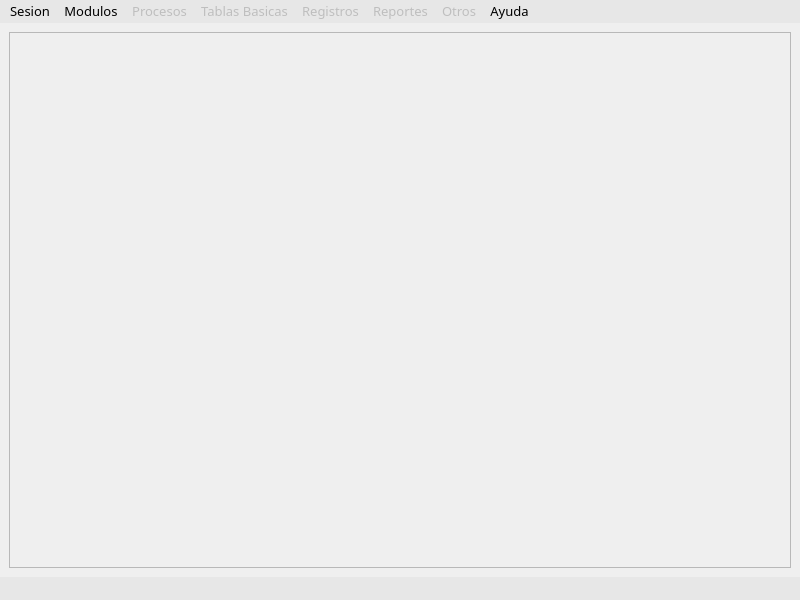
<?xml version="1.0" encoding="UTF-8"?>
<ui version="4.0">
 <class>prototipoClass</class>
 <widget class="QMainWindow" name="prototipoClass">
  <property name="geometry">
   <rect>
    <x>0</x>
    <y>0</y>
    <width>800</width>
    <height>600</height>
   </rect>
  </property>
  <property name="minimumSize">
   <size>
    <width>800</width>
    <height>600</height>
   </size>
  </property>
  <property name="font">
   <font>
    <family>Gill Sans MT</family>
    <pointsize>10</pointsize>
    <weight>50</weight>
    <italic>false</italic>
    <bold>false</bold>
   </font>
  </property>
  <property name="windowTitle">
   <string>FUNDAUC</string>
  </property>
  <property name="windowIcon">
   <iconset resource="icons.qrc">
    <normaloff>:/new/prefix1/iconos/esfera48.png</normaloff>:/new/prefix1/iconos/esfera48.png</iconset>
  </property>
  <widget class="QWidget" name="centralwidget">
   <layout class="QVBoxLayout" name="verticalLayout">
    <item>
     <widget class="QScrollArea" name="frame">
      <property name="widgetResizable">
       <bool>true</bool>
      </property>
      <widget class="QWidget" name="scrollAreaWidgetContents">
       <property name="geometry">
        <rect>
         <x>0</x>
         <y>0</y>
         <width>780</width>
         <height>539</height>
        </rect>
       </property>
      </widget>
     </widget>
    </item>
   </layout>
  </widget>
  <widget class="QMenuBar" name="menubar">
   <property name="geometry">
    <rect>
     <x>0</x>
     <y>0</y>
     <width>800</width>
     <height>21</height>
    </rect>
   </property>
   <property name="styleSheet">
    <string notr="true">background-color: rgb(231, 231, 231);</string>
   </property>
   <widget class="QMenu" name="menuAyuda">
    <property name="title">
     <string>Ayuda</string>
    </property>
    <addaction name="actionAcerca_de"/>
    <addaction name="actionAcerca_de_Qt"/>
   </widget>
   <widget class="QMenu" name="menuMacros">
    <property name="styleSheet">
     <string notr="true">font: 10pt &quot;Gill Sans MT&quot;;
</string>
    </property>
    <property name="title">
     <string>Sesion</string>
    </property>
    <addaction name="actionUsuario_2"/>
    <addaction name="actionCompa_ia"/>
    <addaction name="actionCambio_de_Usuario"/>
    <addaction name="actionSalir_2"/>
   </widget>
   <widget class="QMenu" name="menuModulos">
    <property name="title">
     <string>Modulos</string>
    </property>
    <addaction name="actionCaja"/>
    <addaction name="actionControl_de_Estudios"/>
    <addaction name="actionAdministracion"/>
    <addaction name="actionMercadeo"/>
   </widget>
   <widget class="QMenu" name="menuProcesos">
    <property name="enabled">
     <bool>false</bool>
    </property>
    <property name="title">
     <string>Procesos</string>
    </property>
   </widget>
   <widget class="QMenu" name="menuRegistros">
    <property name="enabled">
     <bool>false</bool>
    </property>
    <property name="title">
     <string>Registros</string>
    </property>
   </widget>
   <widget class="QMenu" name="menuReportes">
    <property name="enabled">
     <bool>false</bool>
    </property>
    <property name="title">
     <string>Reportes</string>
    </property>
   </widget>
   <widget class="QMenu" name="menuOtros">
    <property name="enabled">
     <bool>false</bool>
    </property>
    <property name="title">
     <string>Otros</string>
    </property>
   </widget>
   <widget class="QMenu" name="menuBasicas">
    <property name="enabled">
     <bool>false</bool>
    </property>
    <property name="title">
     <string>Tablas Basicas</string>
    </property>
   </widget>
   <addaction name="menuMacros"/>
   <addaction name="menuModulos"/>
   <addaction name="menuProcesos"/>
   <addaction name="menuBasicas"/>
   <addaction name="menuRegistros"/>
   <addaction name="menuReportes"/>
   <addaction name="menuOtros"/>
   <addaction name="menuAyuda"/>
  </widget>
  <widget class="QStatusBar" name="statusbar">
   <property name="styleSheet">
    <string notr="true">background-color: rgb(231, 231, 231);</string>
   </property>
  </widget>
  <action name="actionImprimir">
   <property name="text">
    <string>Imprimir</string>
   </property>
   <property name="font">
    <font>
     <family>Segoe UI</family>
     <pointsize>9</pointsize>
    </font>
   </property>
  </action>
  <action name="actionCerrar_Sesion">
   <property name="text">
    <string>Cerrar Sesion</string>
   </property>
   <property name="font">
    <font>
     <family>Segoe UI</family>
     <pointsize>9</pointsize>
    </font>
   </property>
  </action>
  <action name="actionNueva_Factura">
   <property name="text">
    <string>Nueva Factura</string>
   </property>
   <property name="font">
    <font>
     <family>Segoe UI</family>
     <pointsize>9</pointsize>
    </font>
   </property>
  </action>
  <action name="actionRegistro_de_Depositos">
   <property name="text">
    <string>Registro de Depositos</string>
   </property>
   <property name="font">
    <font>
     <family>Segoe UI</family>
     <pointsize>9</pointsize>
    </font>
   </property>
  </action>
  <action name="actionRegistro">
   <property name="text">
    <string>Registro</string>
   </property>
   <property name="font">
    <font>
     <family>Segoe UI</family>
     <pointsize>9</pointsize>
    </font>
   </property>
  </action>
  <action name="actionFicha_Academica">
   <property name="text">
    <string>Ficha Academica</string>
   </property>
   <property name="font">
    <font>
     <family>Segoe UI</family>
     <pointsize>9</pointsize>
    </font>
   </property>
  </action>
  <action name="actionFicha_Pago">
   <property name="text">
    <string>Ficha Pago</string>
   </property>
   <property name="font">
    <font>
     <family>Segoe UI</family>
     <pointsize>9</pointsize>
    </font>
   </property>
  </action>
  <action name="actionRegistroProf">
   <property name="text">
    <string>Registro</string>
   </property>
   <property name="font">
    <font>
     <pointsize>9</pointsize>
    </font>
   </property>
  </action>
  <action name="actionCarga_de_Notas">
   <property name="text">
    <string>Carga de Notas</string>
   </property>
  </action>
  <action name="actionListados">
   <property name="text">
    <string>Listados</string>
   </property>
  </action>
  <action name="actionCursos_2">
   <property name="text">
    <string>Cursos</string>
   </property>
  </action>
  <action name="actionSecciones">
   <property name="text">
    <string>Secciones</string>
   </property>
   <property name="font">
    <font>
     <pointsize>9</pointsize>
    </font>
   </property>
  </action>
  <action name="actionHorarios">
   <property name="text">
    <string>Horarios</string>
   </property>
   <property name="font">
    <font>
     <family>Segoe UI</family>
     <pointsize>9</pointsize>
    </font>
   </property>
  </action>
  <action name="actionSalones">
   <property name="text">
    <string>Salones</string>
   </property>
   <property name="font">
    <font>
     <family>Segoe UI</family>
     <pointsize>9</pointsize>
    </font>
   </property>
  </action>
  <action name="actionEventos">
   <property name="text">
    <string>Eventos</string>
   </property>
   <property name="font">
    <font>
     <family>Segoe UI</family>
     <pointsize>9</pointsize>
    </font>
   </property>
  </action>
  <action name="actionLibros_y_Materiales">
   <property name="text">
    <string>Libros y Materiales</string>
   </property>
  </action>
  <action name="actionPrecios">
   <property name="text">
    <string>Precios</string>
   </property>
   <property name="font">
    <font>
     <family>Segoe UI</family>
     <pointsize>9</pointsize>
    </font>
   </property>
  </action>
  <action name="actionCalendarios">
   <property name="text">
    <string>Calendarios</string>
   </property>
   <property name="font">
    <font>
     <family>Segoe UI</family>
     <pointsize>9</pointsize>
    </font>
   </property>
  </action>
  <action name="actionEstadisticas">
   <property name="text">
    <string>Estadisticas</string>
   </property>
   <property name="font">
    <font>
     <family>Segoe UI</family>
     <pointsize>9</pointsize>
    </font>
   </property>
  </action>
  <action name="actionOtros">
   <property name="text">
    <string>Otros</string>
   </property>
   <property name="font">
    <font>
     <family>Segoe UI</family>
     <pointsize>10</pointsize>
    </font>
   </property>
  </action>
  <action name="actionAcerca_de">
   <property name="text">
    <string>Acerca de...</string>
   </property>
   <property name="font">
    <font>
     <family>Gill Sans MT</family>
     <pointsize>10</pointsize>
    </font>
   </property>
  </action>
  <action name="actionAcerca_de_Qt">
   <property name="text">
    <string>Acerca de Qt</string>
   </property>
   <property name="font">
    <font>
     <family>Gill Sans MT</family>
     <pointsize>10</pointsize>
    </font>
   </property>
  </action>
  <action name="actionSalir">
   <property name="text">
    <string>Salir</string>
   </property>
   <property name="font">
    <font>
     <family>Segoe UI</family>
     <pointsize>9</pointsize>
    </font>
   </property>
  </action>
  <action name="actionAnular_Factura">
   <property name="text">
    <string>Anular Factura</string>
   </property>
  </action>
  <action name="actionAbrir">
   <property name="text">
    <string>Abrir</string>
   </property>
  </action>
  <action name="actionRegistro_de_Facturas">
   <property name="text">
    <string>Registro de Facturas</string>
   </property>
   <property name="font">
    <font>
     <family>Segoe UI</family>
     <pointsize>9</pointsize>
    </font>
   </property>
  </action>
  <action name="actionControl_de_Evaluacion">
   <property name="text">
    <string>Control de Evaluacion</string>
   </property>
  </action>
  <action name="actionValija_de_Ingresos">
   <property name="text">
    <string>Valija de Ingresos</string>
   </property>
   <property name="font">
    <font>
     <family>Segoe UI</family>
     <pointsize>10</pointsize>
    </font>
   </property>
  </action>
  <action name="actionDiplomados">
   <property name="text">
    <string>Diplomados</string>
   </property>
   <property name="font">
    <font>
     <family>Segoe UI</family>
     <pointsize>9</pointsize>
    </font>
   </property>
  </action>
  <action name="actionCalendarioIdiomas">
   <property name="text">
    <string>Idiomas/Computacion</string>
   </property>
  </action>
  <action name="actionCalendarioCfp">
   <property name="text">
    <string>CFP (Pagos)</string>
   </property>
   <property name="font">
    <font>
     <family>Segoe UI</family>
     <pointsize>9</pointsize>
    </font>
   </property>
  </action>
  <action name="actionCarga_Academica">
   <property name="text">
    <string>Carga Academica</string>
   </property>
   <property name="font">
    <font>
     <family>Segoe UI</family>
     <pointsize>9</pointsize>
    </font>
   </property>
  </action>
  <action name="actionMetodos">
   <property name="text">
    <string>Metodos y Cursos</string>
   </property>
   <property name="font">
    <font>
     <family>Segoe UI</family>
     <pointsize>9</pointsize>
    </font>
   </property>
  </action>
  <action name="actionUsuario">
   <property name="text">
    <string>Usuarios</string>
   </property>
   <property name="font">
    <font>
     <family>Segoe UI</family>
     <pointsize>9</pointsize>
    </font>
   </property>
  </action>
  <action name="actionRespaldo">
   <property name="text">
    <string>Respaldo</string>
   </property>
   <property name="font">
    <font>
     <family>Segoe UI</family>
     <pointsize>9</pointsize>
    </font>
   </property>
  </action>
  <action name="actionIdiomas">
   <property name="text">
    <string>Idiomas</string>
   </property>
   <property name="font">
    <font>
     <family>Segoe UI</family>
     <pointsize>9</pointsize>
    </font>
   </property>
  </action>
  <action name="actionDiplomados_2">
   <property name="text">
    <string>Diplomados</string>
   </property>
   <property name="font">
    <font>
     <family>Segoe UI</family>
     <pointsize>9</pointsize>
    </font>
   </property>
  </action>
  <action name="actionInicio_de_Curso">
   <property name="text">
    <string>Inicio de Curso</string>
   </property>
   <property name="font">
    <font>
     <family>Segoe UI</family>
     <pointsize>9</pointsize>
    </font>
   </property>
  </action>
  <action name="actionBeca_Trabajo">
   <property name="text">
    <string>Beca Trabajo</string>
   </property>
   <property name="font">
    <font>
     <family>Segoe UI</family>
     <pointsize>9</pointsize>
    </font>
   </property>
  </action>
  <action name="actionActo_de_Grado">
   <property name="text">
    <string>Acto de Grado</string>
   </property>
   <property name="font">
    <font>
     <family>Segoe UI</family>
     <pointsize>9</pointsize>
    </font>
   </property>
  </action>
  <action name="actionCon_notas">
   <property name="text">
    <string>Con notas</string>
   </property>
   <property name="font">
    <font>
     <family>Segoe UI</family>
     <pointsize>9</pointsize>
    </font>
   </property>
  </action>
  <action name="actionSin_notas">
   <property name="text">
    <string>Sin notas</string>
   </property>
   <property name="font">
    <font>
     <family>Segoe UI</family>
     <pointsize>9</pointsize>
    </font>
   </property>
  </action>
  <action name="actionCon_notas_En_ingles">
   <property name="text">
    <string>Con notas / En ingles</string>
   </property>
   <property name="font">
    <font>
     <family>Segoe UI</family>
     <pointsize>9</pointsize>
    </font>
   </property>
  </action>
  <action name="actionSin_notas_En_ingles">
   <property name="text">
    <string>Sin notas / En ingles</string>
   </property>
   <property name="font">
    <font>
     <family>Segoe UI</family>
     <pointsize>9</pointsize>
    </font>
   </property>
  </action>
  <action name="actionSin_notas_2">
   <property name="text">
    <string>Sin notas</string>
   </property>
   <property name="font">
    <font>
     <family>Segoe UI</family>
     <pointsize>9</pointsize>
    </font>
   </property>
  </action>
  <action name="actionCon_notas_2">
   <property name="text">
    <string>Con notas</string>
   </property>
   <property name="font">
    <font>
     <family>Segoe UI</family>
     <pointsize>9</pointsize>
    </font>
   </property>
  </action>
  <action name="actionSin_notas_3">
   <property name="text">
    <string>Sin notas</string>
   </property>
   <property name="font">
    <font>
     <family>Segoe UI</family>
     <pointsize>9</pointsize>
    </font>
   </property>
  </action>
  <action name="actionCon_notas_3">
   <property name="text">
    <string>Con notas</string>
   </property>
   <property name="font">
    <font>
     <family>Segoe UI</family>
     <pointsize>9</pointsize>
    </font>
   </property>
  </action>
  <action name="actionSin_notas_En_ingles_2">
   <property name="text">
    <string>Sin notas / En ingles</string>
   </property>
   <property name="font">
    <font>
     <family>Segoe UI</family>
     <pointsize>9</pointsize>
    </font>
   </property>
  </action>
  <action name="actionCon_notas_En_ingles_2">
   <property name="text">
    <string>Con notas / En ingles</string>
   </property>
   <property name="font">
    <font>
     <family>Segoe UI</family>
     <pointsize>9</pointsize>
    </font>
   </property>
  </action>
  <action name="actionProgramas">
   <property name="text">
    <string>Programas</string>
   </property>
   <property name="font">
    <font>
     <family>Segoe UI</family>
     <pointsize>9</pointsize>
    </font>
   </property>
  </action>
  <action name="actionCambio_de_Seccion">
   <property name="text">
    <string>Cambio de Seccion</string>
   </property>
   <property name="font">
    <font>
     <family>Segoe UI</family>
     <pointsize>9</pointsize>
    </font>
   </property>
  </action>
  <action name="actionFusion_de_Secciones">
   <property name="text">
    <string>Fusión de Secciones</string>
   </property>
   <property name="font">
    <font>
     <family>Segoe UI</family>
     <pointsize>9</pointsize>
    </font>
   </property>
  </action>
  <action name="actionRetiro_Suspensi_n">
   <property name="text">
    <string>Retiro/Suspensión </string>
   </property>
   <property name="font">
    <font>
     <family>Segoe UI</family>
     <pointsize>9</pointsize>
    </font>
   </property>
  </action>
  <action name="actionTraslado_de_Sede">
   <property name="text">
    <string>Traslado de Sede</string>
   </property>
   <property name="font">
    <font>
     <family>Segoe UI</family>
     <pointsize>9</pointsize>
    </font>
   </property>
  </action>
  <action name="actionGraduandos">
   <property name="text">
    <string>Graduandos</string>
   </property>
   <property name="font">
    <font>
     <family>Segoe UI</family>
     <pointsize>9</pointsize>
    </font>
   </property>
  </action>
  <action name="actionCorrelativos">
   <property name="text">
    <string>Correlativos</string>
   </property>
   <property name="font">
    <font>
     <family>Segoe UI</family>
     <pointsize>9</pointsize>
    </font>
   </property>
  </action>
  <action name="actionCuadre_Diario">
   <property name="text">
    <string>Cuadre Diario</string>
   </property>
   <property name="font">
    <font>
     <family>Segoe UI</family>
     <pointsize>10</pointsize>
    </font>
   </property>
  </action>
  <action name="actionProfesores">
   <property name="text">
    <string>Profesores</string>
   </property>
   <property name="font">
    <font>
     <family>Segoe UI</family>
     <pointsize>9</pointsize>
    </font>
   </property>
  </action>
  <action name="actionSecciones_2">
   <property name="text">
    <string>Secciones</string>
   </property>
   <property name="font">
    <font>
     <family>Segoe UI</family>
     <pointsize>9</pointsize>
    </font>
   </property>
  </action>
  <action name="actionCursos">
   <property name="text">
    <string>Cursos</string>
   </property>
   <property name="font">
    <font>
     <family>Segoe UI</family>
     <pointsize>9</pointsize>
    </font>
   </property>
  </action>
  <action name="actionPrecios_2">
   <property name="text">
    <string>Precios</string>
   </property>
   <property name="font">
    <font>
     <family>Segoe UI</family>
     <pointsize>9</pointsize>
    </font>
   </property>
  </action>
  <action name="actionAulas">
   <property name="text">
    <string>Aulas</string>
   </property>
   <property name="font">
    <font>
     <family>Segoe UI</family>
     <pointsize>9</pointsize>
    </font>
   </property>
  </action>
  <action name="actionAlumnos">
   <property name="text">
    <string>Alumnos</string>
   </property>
   <property name="font">
    <font>
     <family>Segoe UI</family>
     <pointsize>9</pointsize>
    </font>
   </property>
  </action>
  <action name="actionCedula_de_Ingreso_Mensual">
   <property name="text">
    <string>Cedula de Ingreso Mensual</string>
   </property>
   <property name="font">
    <font>
     <family>Segoe UI</family>
     <pointsize>10</pointsize>
    </font>
   </property>
  </action>
  <action name="actionCierre_Diario">
   <property name="text">
    <string>Cierre Diario</string>
   </property>
   <property name="font">
    <font>
     <pointsize>9</pointsize>
    </font>
   </property>
  </action>
  <action name="actionCierre_Mensual">
   <property name="text">
    <string>Cierre Mensual</string>
   </property>
   <property name="font">
    <font>
     <family>Segoe UI</family>
     <pointsize>9</pointsize>
    </font>
   </property>
  </action>
  <action name="actionCedula_de_Ingresos">
   <property name="text">
    <string>Cedula de Ingresos</string>
   </property>
   <property name="font">
    <font>
     <family>Segoe UI</family>
     <pointsize>9</pointsize>
    </font>
   </property>
  </action>
  <action name="actionValija_de_Ingresos_2">
   <property name="text">
    <string>Valija de Ingresos</string>
   </property>
   <property name="font">
    <font>
     <family>Segoe UI</family>
     <pointsize>9</pointsize>
    </font>
   </property>
  </action>
  <action name="actionUsuario_2">
   <property name="text">
    <string>Usuario</string>
   </property>
   <property name="font">
    <font>
     <family>Gill Sans MT</family>
     <pointsize>10</pointsize>
    </font>
   </property>
  </action>
  <action name="actionCompa_ia">
   <property name="text">
    <string>Compañia</string>
   </property>
   <property name="font">
    <font>
     <family>Gill Sans MT</family>
     <pointsize>10</pointsize>
    </font>
   </property>
  </action>
  <action name="actionCambio_de_Usuario">
   <property name="text">
    <string>Cambio de Usuario</string>
   </property>
   <property name="font">
    <font>
     <family>Gill Sans MT</family>
     <pointsize>10</pointsize>
    </font>
   </property>
  </action>
  <action name="actionSalir_2">
   <property name="text">
    <string>Salir</string>
   </property>
   <property name="font">
    <font>
     <family>Gill Sans MT</family>
     <pointsize>10</pointsize>
    </font>
   </property>
  </action>
  <action name="actionCaja">
   <property name="enabled">
    <bool>false</bool>
   </property>
   <property name="text">
    <string>Caja</string>
   </property>
   <property name="font">
    <font>
     <family>Gill Sans MT</family>
     <pointsize>10</pointsize>
    </font>
   </property>
  </action>
  <action name="actionControl_de_Estudios">
   <property name="enabled">
    <bool>false</bool>
   </property>
   <property name="text">
    <string>Control de Estudios</string>
   </property>
   <property name="font">
    <font>
     <family>Gill Sans MT</family>
     <pointsize>10</pointsize>
    </font>
   </property>
  </action>
  <action name="actionAdministracion">
   <property name="enabled">
    <bool>false</bool>
   </property>
   <property name="text">
    <string>Administracion de Sistema</string>
   </property>
   <property name="font">
    <font>
     <family>Gill Sans MT</family>
     <pointsize>10</pointsize>
    </font>
   </property>
  </action>
  <action name="actionMercadeo">
   <property name="enabled">
    <bool>false</bool>
   </property>
   <property name="text">
    <string>Mercadeo</string>
   </property>
   <property name="font">
    <font>
     <family>Gill Sans MT</family>
     <pointsize>10</pointsize>
    </font>
   </property>
  </action>
 </widget>
 <resources>
  <include location="icons.qrc"/>
 </resources>
 <connections/>
</ui>
